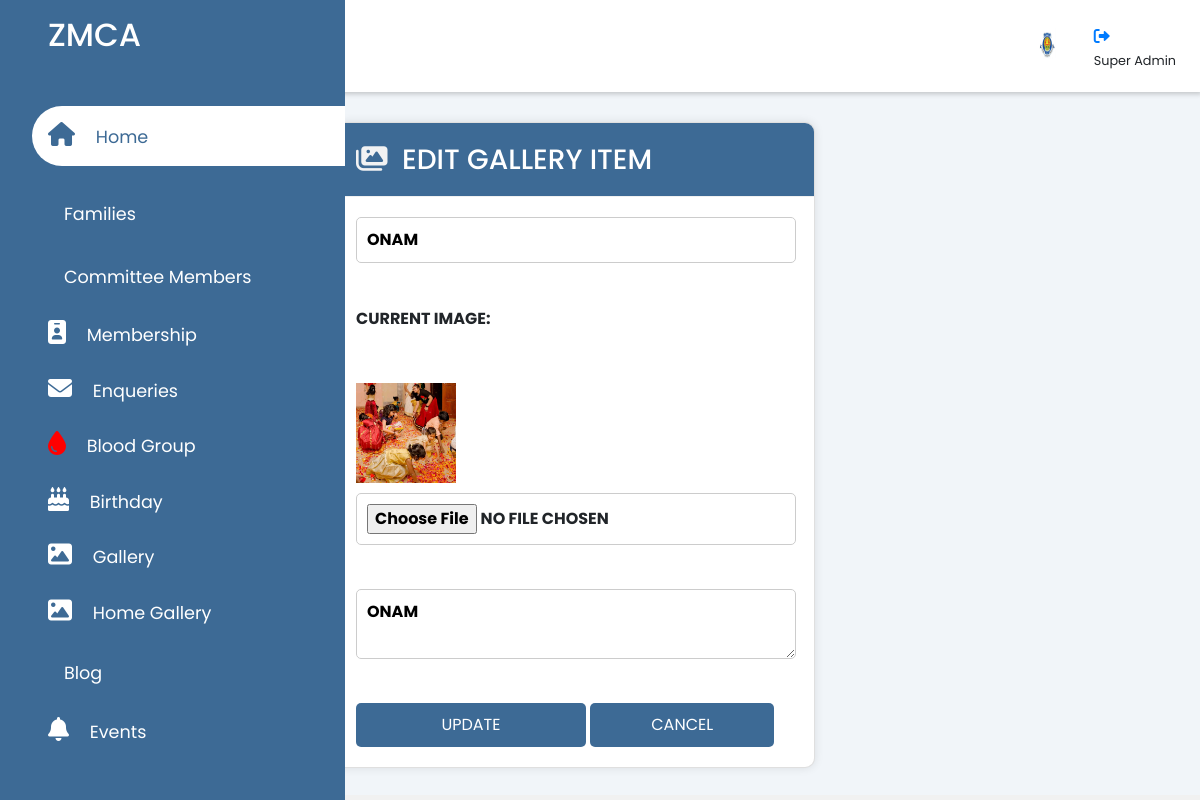
The app's page /editgallery/27/ with its own data.
### zmcaadmin/models.py (models this page shows, shortened)
class GalleryItem(models.Model):
    id = models.AutoField(primary_key=True)
    title = models.CharField(max_length=100)
    image = models.ImageField(upload_to='images/')
    description = models.TextField()
    timestamp = models.DateTimeField(auto_now_add=True)
    status = models.CharField(max_length=20)

### zmcaadmin/views.py (the view, shortened to what this page needs)
# urls.py: path('editgallery/<int:gid>/', views.editgallery, name='editgallery'),
def editgallery(request, gid):
    g = get_object_or_404(GalleryItem, id=gid)
    return render(request, 'admin/editgalleryview.html', {'g': g})

### templates/admin/editgalleryview.html (shortened to what this page needs)
{% extends 'admin/adminbase.html' %}
{% load static %}
{% block content %}
    <div class="sidebar">
      <div class="sidebar-brand">
        <h2><span>ZMCA</span></h2>
      </div>
      <div class="sidebar-menu">
        <ul>
          <li>
            <a href="{% url 'adminindex' %}" class="active"><span class="fas fa-home"></span>
            <span>Home</span></a>
          </li>
          <li>
            <a href="{% url 'members_view' %}"><span class="las la-home"></span>
              <span>Families</span></a>
          <li>
            <a href="{% url 'committe' %}"><span class="las la-users"></span>
            <span>Committee Members</span></a>
          </li>
          <li>
            <a href="{% url 'fam_view' %}">
            <span class="fas fa-id-badge"></span>
            <span>Membership</span></a>
          </li>
          <li>
            <a href="{% url 'enquiry_list' %}"><span class="fas fa-envelope"></span>
            <span>Enqueries</span></a>
           </ul>
          <li>
            <a href="{% url 'bloodgroupadmin' %}">
              <span class="fas fa-tint" style="color: red;"></span>
            <span>Blood Group</span></a>
          </li>
          <li>
            <a href="{% url 'birthdaydetails1' %}">
              <span class="fas fa-birthday-cake"></span>
            <span>Birthday</span></a>
          </li>
          <li>
            <a href="{% url 'addgalleryview' %}"><span class="fa-solid fa-image"></span>
            <span>Gallery</span></a>
           <li>
            <a href="{% url 'addhomegallery' %}"><span class="fa-solid fa-image"></span>
            <span>Home Gallery</span></a>
          </li>
          <li>
            <a href="{% url 'addblogview' %}"><span class="las la-blog"></span>
            <span>Blog</span></a>
          </li>
          <li>
            <a href="{% url 'eventview' %}"><span class="fa fa-bell"></span>
            <span>Events</span></a>
          </li>
      </div>
    </div>
    <div class="main-content">
      <header>
        <h2>
          <label for="nav-toggle">
            <span class="las la-bars"></span>
          </label>
        ZMCA Admin
        </h2>
        <div class="user-wrapper">
          <img src="{% static 'img/logo.jpg' %}" width="60px" height="60px" alt="">
          <div>
            <h4>        <a href="{% url 'logout' %}" style="font-size: 16px;"> <i class="fa-solid fa-right-from-bracket"></i></a>
            </h4>
            <small>Super Admin</small>
          </div>
        </div>
      </header>
      <main>
        <br><br><br>
        <div class="recent-grid">
            <div class="projects" >
                <div class="card"style="width: 80%;" >
                    <div class="card-header" style="background-color:#3d6a95;" >
                        <h3 style="color: white;">
                            <span class="fa-solid fa-images" style="color: #f1f2f3;"></span> &nbsp;EDIT GALLERY ITEM
                        </h3>
                    </div>
                    <div class="form-container"  >
                        <form method="post" action="{% url 'editgallery' g.id %}" enctype="multipart/form-data" style="width: 105%;">
                            <input type="text" id="title" name="title" value="{{g.title}}" class="uppercase-text" placeholder="Enter the title of image" required><br>
                            <label for="current_image" class="uppercase-text">Current Image:</label><br>
                            <img src="{{ g.image.url }}" alt="{{ g.title }}">
                            <input type="file" id="image" name="image" class="uppercase-text" placeholder="Upload Image" accept="image/*"><br>
                            <textarea id="description" name="description"class="uppercase-text" placeholder="Enter the description" >{{g.description}}</textarea><br>
                          <div>
                            <button type="submit" style="width:50%;">UPDATE</button>
                            <button type="button" onclick="window.history.back()" style="width:40%;;">CANCEL</button>
                        </div></form>
                    </div>
                </div>
            </div>
        </div>
        <br><br><br>
      </main>
    </div>
    {% endblock %}

### static/css/admin.css (style rules this page uses)
:root { --main-color:#3d6a95; --color-dark: #1D2231; --text-grey: #8390A2; }
* { padding: 0; margin: 0; box-sizing: border-box; list-style-type: none; text-decoration: none; font-family: 'Poppins', sans-serif; }
.sidebar { width: 345px; position: fixed; left: 0; top: 0; height: 100%; background: var(--main-color); z-index: 100; transition: width 300ms; }
.sidebar-brand { height: 90px; padding: 1rem 0rem 1rem 2rem; color: #fff; }
.sidebar-menu { margin-top: 1rem; }
.sidebar-menu li { width: 100%; margin-bottom: 1.7rem; padding-left: 1rem; }
.sidebar-menu a { padding-left: 1rem; display: block; color: #fff; font-size: 1.1rem; }
.sidebar-menu a.active { background: #fff; padding-top:1rem; padding-bottom: 1rem; color:var(--main-color); border-radius:30px 0px 0px 30px; }
.sidebar-menu a span:first-child { font-size: 1.5rem; padding-right: 1rem; }
.main-content { transition: margin-left 300ms; margin-left: 345px; }
header { background: #fff; display: flex; justify-content: space-between; align-items: center; padding: 1rem 1.5rem; box-shadow: 2px 2px 5px rgba(0, 0, 0, 0.2); position: fixed; left:345px; width: calc(100% - 345px); top:0; z-index: 100%; transition: left 300ms; }
header h2 { color: #555; }
header label span { font-size: 1.7rem; padding-right: 1rem; }
.user-wrapper { display: flex; align-items: center; }
.user-wrapper img { border-radius: 50%; margin-right:1rem; }
.user-wrapper h4 { margin-bottom: 0rem !important; }
main { margin-top: 85px; padding: 2rem 1.5rem; background: #f1f5f9; min-height: calc(100vh - 90px); }
.recent-grid { margin-top: 3.5rem; display: grid; grid-gap:2rem; grid-template-columns: 65% auto; }
.card { background: #fff; border-radius: 5px; }
.card-header { padding: 1rem; }
.card-header { display: flex; justify-content: space-between; align-items: center; border-bottom: 1px solid #f0f0f0; }
@media only screen and (max-width: 1200px) { .sidebar { width: 70px; } }
@media only screen and (max-width: 1200px) { .sidebar .sidebar-brand, .sidebar li { padding-left: 1rem; text-align: center; } }
@media only screen and (max-width: 1200px) { .sidebar li a { padding-left: 0rem; } }
@media only screen and (max-width: 1200px) { .main-content { margin-left: 70px; } }
@media only screen and (max-width: 1200px) { .main-content header { width: calc(100% - 70px); left: 70px; } }

### templates/admin/editgalleryview.html (style rules this page uses)
body { font-family: Arial, sans-serif; margin: 0; padding: 0; background-color: #f1f1f1; }
.recent-grid { display: flex; justify-content: center; align-items: center; height: 50vh; }
.projects { width: 100%; max-width: 600px; }
.card { width: 100%; background-color: #fff; border-radius: 10px; overflow: hidden; box-shadow: 0 0 10px rgba(0, 0, 0, 0.1); }
.card-header { background-color: #3d6a95; padding: 20px; color: #fff; }
.card-header h3 { margin: 0; }
.form-container { padding: 20px; }
form { display: grid; gap: 10px; height: auto; }
label { font-weight: bold; }
input[type="text"], textarea, button, input[type="file"] { width: calc(100% - 20px); padding: 10px; border: 1px solid #ccc; border-radius: 5px; box-sizing: border-box; }
textarea { resize: vertical; }
button { background-color: #3d6a95; color: #fff; border: none; border-radius: 5px; padding: 10px 20px; cursor: pointer; transition: background-color 0.3s; }
img { max-width: 100px; max-height: 100px; }
.uppercase-text { text-transform: uppercase; font-weight: bold; }

### records on screen
GalleryItem: title "onam", image (picture), description "onam"
